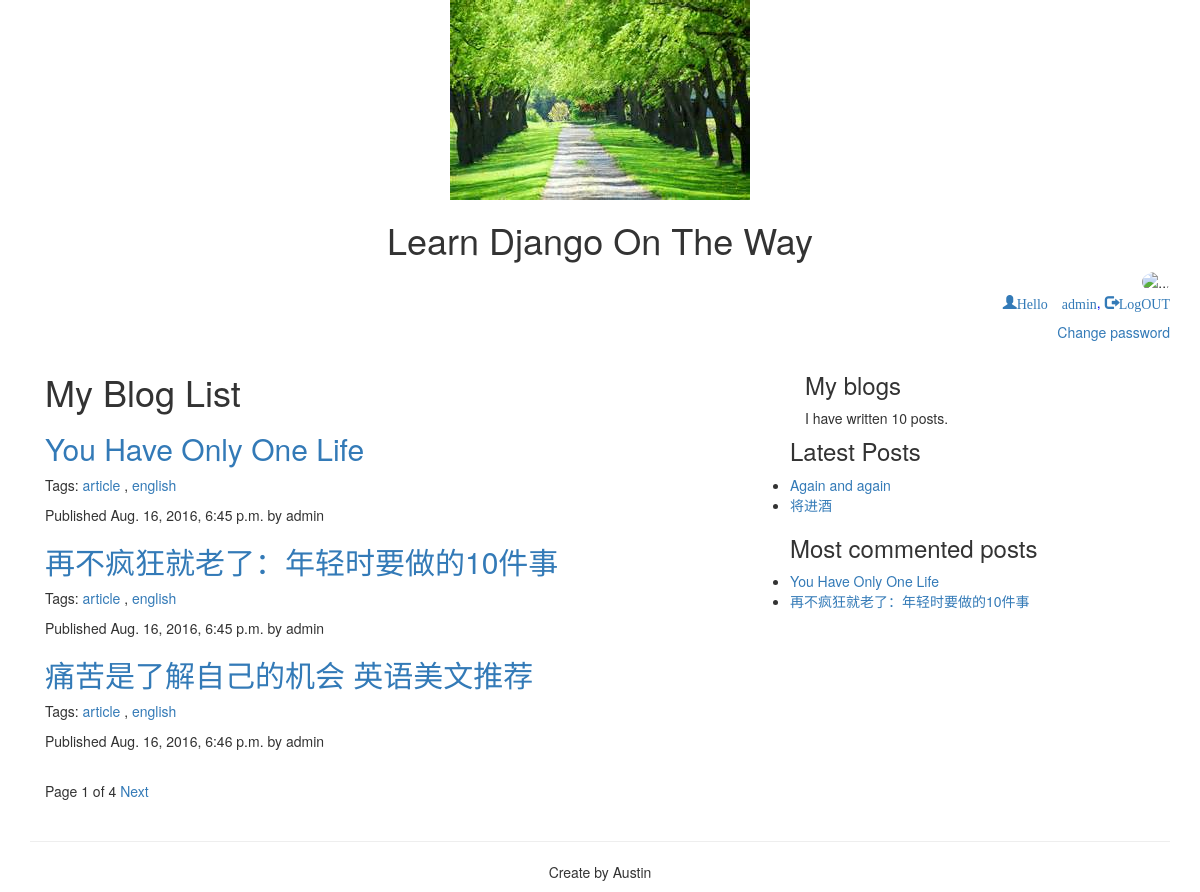
Page /blog/ (signed in) on the earlier database version.
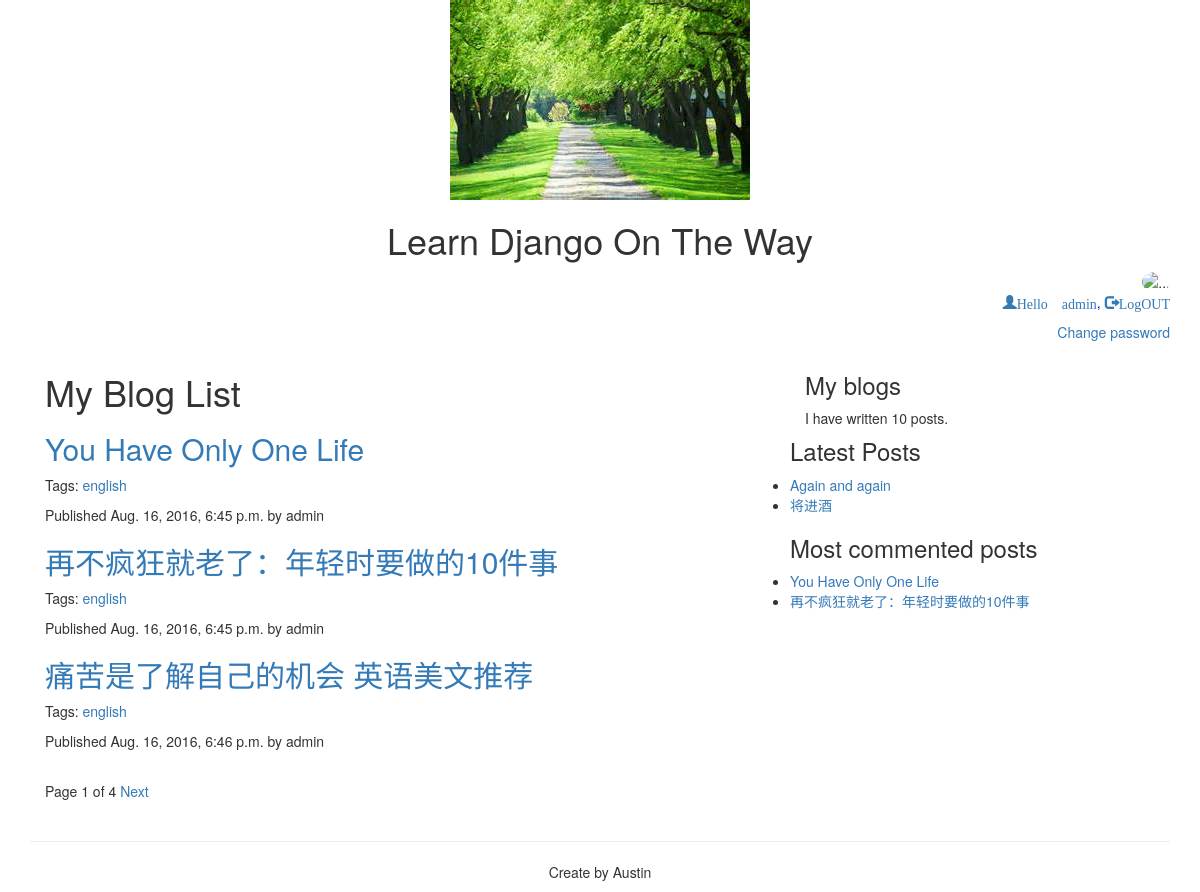
Same page on the later database version.
### blog/models.py (models this page shows, shortened)
class Post(models.Model):
    STATUS_CHOICE = (("draft", "DRAFT"), ("published", "PUBLISHED"),)
    title = models.CharField(max_length=250)
    slug = models.SlugField(max_length=250, unique_for_date="published")
    author = models.ForeignKey(User, related_name="blog_posts")
    body = models.TextField()
    published = models.DateTimeField(default=timezone.now)
    created = models.DateTimeField(auto_now_add=True)
    updated = models.DateTimeField(auto_now=True)
    status = models.CharField(max_length=10, choices=STATUS_CHOICE, default="draft")
    tags = TaggableManager()
    def get_absolute_url(self):
        return reverse('blog:post_detail', args=[self.published.year, self.published.strftime('%m'), self.published.strftime('%d'), self.slug])
    class Mate:
        ordering = ("-published",)

### blog/views.py (the view)
# urls.py: url(r'^tag/(?P<tag_slug>[-\w]+)/$', views.post_list, name='post_list_tag'),
def post_list(request, tag_slug=None):
    object_list = Post.objects.filter(status="published")
    tag = None
    if tag_slug:
        tag = get_object_or_404(Tag, slug=tag_slug)
        object_list = object_list.filter(tags__in=[tag])
    paginator = Paginator(object_list, 3)
    page = request.GET.get('page')
    try:
        current_page = paginator.page(page)
        posts = current_page.object_list
    except PageNotAnInteger:
        current_page = paginator.page(1)
        posts = current_page.object_list
    except EmptyPage:
        current_page = paginator.page(paginator.num_pages)
        posts = current_page.object_list
    return render(request, 'blog/post/list.html', {"posts":posts, "page":current_page, "tag":tag})

### blog/templatetags/blog_tags.py (called while the page is built)
@register.simple_tag
def total_posts():
	return Post.objects.filter(status="published").count()

@register.inclusion_tag('blog/post/latest_posts.html')
def latest_posts(count):
    posts = Post.objects.filter(status="published").order_by("-published")[:count]
    return {'latest_posts':posts}

@register.simple_tag
def most_commented_posts(count=2):
	all_post = Post.objects.filter(status="published")
	most_comments = all_post.annotate(total_comments=Count("comments")).order_by("-total_comments")[:count]
	return most_comments

### blog/templates/blog/post/list.html (shortened to what this page needs)
{% extends "blog/base.html" %}
{% load blog_tags %}
{% block content %}
<article class="col-xs-12 col-md-8">
<h1>My Blog List</h1>
  {% for post in posts %}
  <h2><a href="{{ post.get_absolute_url }}">{{ post.title }}</a></h2>
  <p>
    Tags:
      {% for tag in post.tags.all %}
	      <a href="{% url 'blog:post_list_tag' tag.name %}">{{ tag.slug }}</a>
	      {% if not forloop.last %}, {% endif %}
	    {% endfor %}
  </p>
  <p>Published {{ post.published }} by {{ post.author }}</p>
  {% endfor %}
  {% include 'blog/post/pagination.html' %}
</article>
<aside class="col-xs-6 col-md-4">
  <h3>My blogs</h3>
  <p>I have written {% total_posts %} posts.</p>
</aside>
<h3>Latest Posts</h3>
{% latest_posts 2 %}
<h3>Most commented posts</h3>
{% most_commented_posts as comments %}
<ul>
  {% for post in comments %}
  <li><a href="{{ post.get_absolute_url }}">{{ post.title }}</a></li>
  {% endfor %}
 </ul>
{% endblock %}

### blog/templates/blog/post/latest_posts.html
<ul>
  {% for post in latest_posts %}
  <li><a href="{{ post.get_absolute_url }}">{{ post.title }}</a></li>
  {% endfor %}
 </ul>

Differences in the rows shown:
removed Tag: slug "article"
